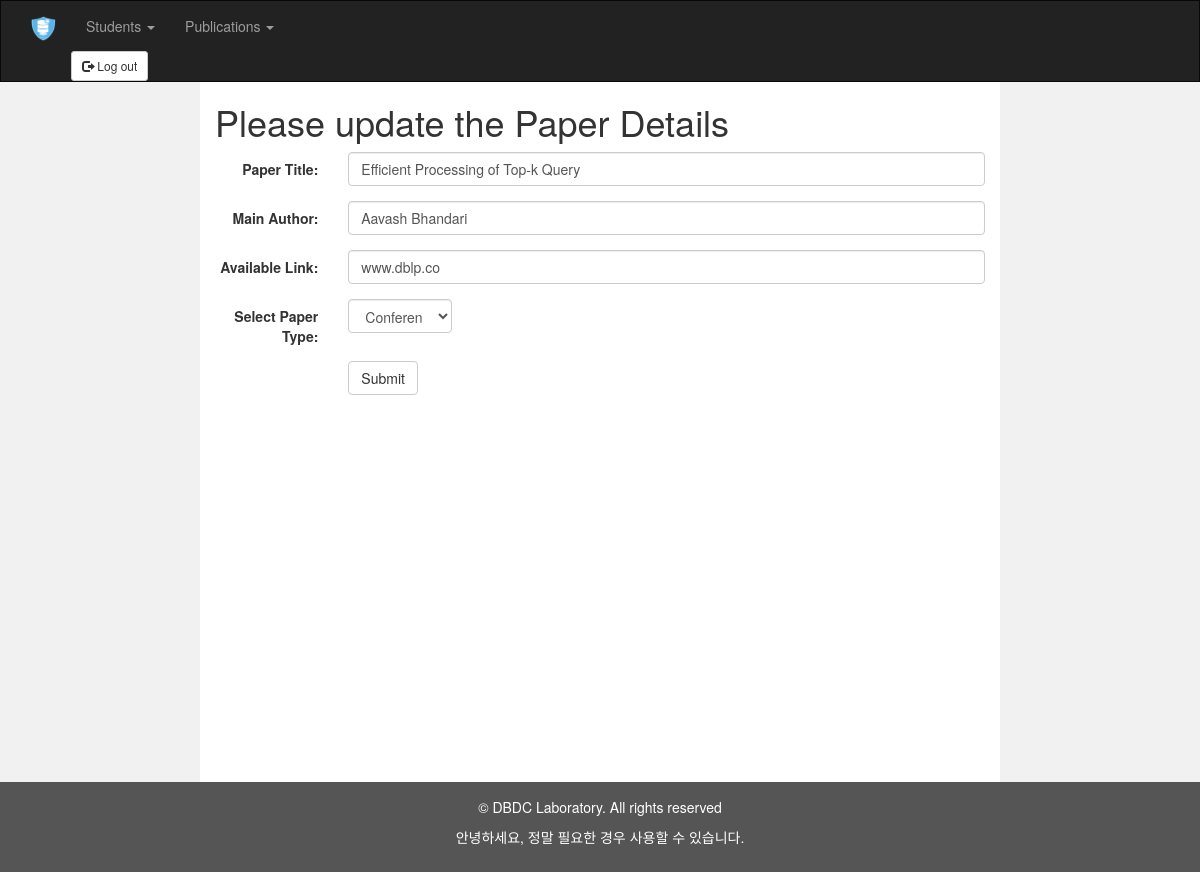
The app's page /dbdc/index.php?updatepaper&id=1 (signed in), older data.
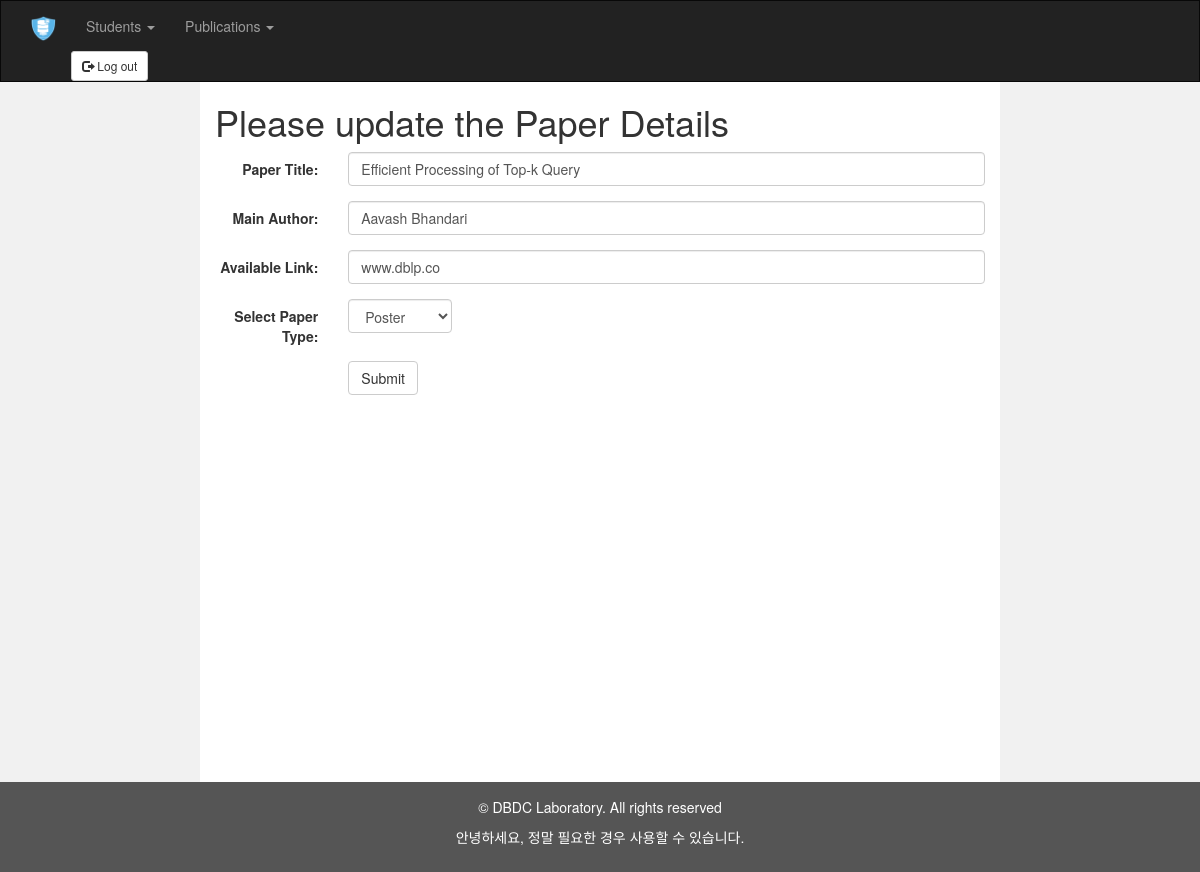
The same page, newer data.
### tables this page shows
CREATE TABLE `paper_tbl` (
  `paper_id` int(11) NOT NULL,
  `paper_title` longtext NOT NULL,
  `author_name` varchar(250) NOT NULL,
  `available_links` varchar(300) NOT NULL,
  `paper_type` varchar(150) NOT NULL
);

### dbdc/updatepaper.php (the view, shortened to what this page needs)
<?php
include 'includes/dbconn.php';
$id = $_GET['id'];
$id = htmlspecialchars($id);
$id = mysqli_escape_string($conn,$id);
$sql="SELECT * FROM paper_tbl where paper_id=$id limit 1";
$result=mysqli_query($conn,$sql);
while($r = mysqli_fetch_assoc($result)) {
 ?>
 <div class="container-fluid text-center">
  <div class="row content">
    <div class="col-sm-2 sidenav">
    </div>
    <div class="col-sm-8 text-left">
     <h1>Please update the Paper Details</h1>
     <form class="form-horizontal" action="includes/updatepaper.inc.php" method="POST">
      <div class="form-group">
        <label class="control-label col-sm-2" for="email">Paper Title:</label>
        <div class="col-sm-10">
          <input type="text" value="<?php echo $r['paper_title'] ?>" class="form-control" id="title" placeholder="Paper Title" name="title">
        </div>
      </div>
      <div class="form-group">
        <label class="control-label col-sm-2">Main Author:</label>
        <div class="col-sm-10">
          <input type="text" value="<?php echo $r['author_name'] ?>" class="form-control" id="author" placeholder="First Author" name="author_name">
        </div>
      </div>
      <div class="form-group">
        <label class="control-label col-sm-2">Available Link:</label>
        <div class="col-sm-10">
          <input type="text" value="<?php echo $r['available_links'] ?>" class="form-control" id="ulinks" placeholder="website or URLs" name="available_links">
        </div>
      </div>
      <div class="form-group">
        <label class="control-label col-sm-2">Select Paper Type:</label>
        <div class="col-sm-2">
          <select class="form-control" id="sel1" name="paper_type">
            <option value="conference" <?php if($r['paper_type']=='conference')echo 'selected'; ?>>Conference Paper</option>
            <option value="poster" <?php if($r['paper_type']=='poster')echo 'selected'; ?>>Poster</option>
          </select>
        </div>
      </div>
      <div class="form-group">
        <div class="col-sm-offset-2 col-sm-10">
          <button type="submit" class="btn btn-default" name="submit">Submit</button>
        </div>
      </div>
    </form>
  </div>
  <div class="col-sm-2 sidenav">
  </div>
</div>
</div>
 <?php } ?>

Row changes from the older to the newer data that the page shows:
changed paper_tbl "Efficient Processing of Top-k Query": paper_type "Conference Paper" → "Poster"
